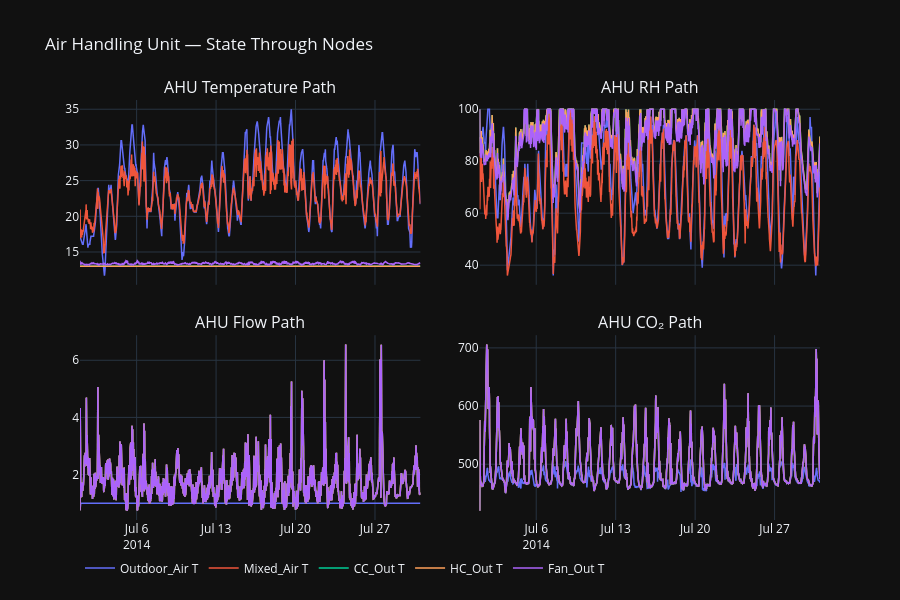

Notebook cell for this chart:
### Markdown cell above
## 4 · Supply Air Conditions (Outdoor → Fan Out)

### Code cell
fig = make_subplots(
    rows=2, cols=2, shared_xaxes=True,
    subplot_titles=['AHU Temperature Path', 'AHU RH Path',
                    'AHU Flow Path', 'AHU CO₂ Path'],
    vertical_spacing=0.12, horizontal_spacing=0.08
)

nodes = ['Outdoor_Air', 'Mixed_Air', 'CC_Out', 'HC_Out', 'Fan_Out']
colors_ahu = ['#636EFA', '#EF553B', '#00CC96', '#FFA15A', '#AB63FA']

for i, node in enumerate(nodes):
    c = colors_ahu[i]
    fig.add_trace(go.Scatter(x=df['Datetime'], y=df[f'{node}_Temp_C'],
        name=f'{node} T', line=dict(color=c, width=1.5), legendgroup=node), row=1, col=1)
    fig.add_trace(go.Scatter(x=df['Datetime'], y=df[f'{node}_RH_pct'],
        name=f'{node} RH', line=dict(color=c, width=1.5), legendgroup=node,
        showlegend=False), row=1, col=2)
    fig.add_trace(go.Scatter(x=df['Datetime'], y=df[f'{node}_Flow_kg_s'],
        name=f'{node} Flow', line=dict(color=c, width=1.5), legendgroup=node,
        showlegend=False), row=2, col=1)
    fig.add_trace(go.Scatter(x=df['Datetime'], y=df[f'{node}_CO2_ppm'],
        name=f'{node} CO₂', line=dict(color=c, width=1.5), legendgroup=node,
        showlegend=False), row=2, col=2)

fig.update_layout(template='plotly_dark', height=600,
    title='Air Handling Unit — State Through Nodes',
    legend=dict(orientation='h', y=-0.08))
fig.show()

### Figure 1 — Plotly figure (JSON) as saved in the notebook; plotly's stock layout.template omitted (floating-point values rounded to 4 significant figures; data arrays with more than 128 entries replaced by an {"elided": "..."} marker saying what was removed)
{"data": [{"legendgroup": "Outdoor_Air", "line": {"color": "#636EFA", "width": 1.5}, "name": "Outdoor_Air T", "type": "scatter", "x": {"elided": "2880 str values"}, "xaxis": "x", "y": {"elided": "2880 float values"}, "yaxis": "y"}, {"legendgroup": "Outdoor_Air", "line": {"color": "#636EFA", "width": 1.5}, "name": "Outdoor_Air RH", "showlegend": false, "type": "scatter", "x": {"elided": "2880 str values"}, "xaxis": "x2", "y": {"elided": "2880 float values"}, "yaxis": "y2"}, {"legendgroup": "Outdoor_Air", "line": {"color": "#636EFA", "width": 1.5}, "name": "Outdoor_Air Flow", "showlegend": false, "type": "scatter", "x": {"elided": "2880 str values"}, "xaxis": "x3", "y": {"elided": "2880 float values"}, "yaxis": "y3"}, {"legendgroup": "Outdoor_Air", "line": {"color": "#636EFA", "width": 1.5}, "name": "Outdoor_Air CO₂", "showlegend": false, "type": "scatter", "x": {"elided": "2880 str values"}, "xaxis": "x4", "y": {"elided": "2880 float values"}, "yaxis": "y4"}, {"legendgroup": "Mixed_Air", "line": {"color": "#EF553B", "width": 1.5}, "name": "Mixed_Air T", "type": "scatter", "x": {"elided": "2880 str values"}, "xaxis": "x", "y": {"elided": "2880 float values"}, "yaxis": "y"}, {"legendgroup": "Mixed_Air", "line": {"color": "#EF553B", "width": 1.5}, "name": "Mixed_Air RH", "showlegend": false, "type": "scatter", "x": {"elided": "2880 str values"}, "xaxis": "x2", "y": {"elided": "2880 float values"}, "yaxis": "y2"}, {"legendgroup": "Mixed_Air", "line": {"color": "#EF553B", "width": 1.5}, "name": "Mixed_Air Flow", "showlegend": false, "type": "scatter", "x": {"elided": "2880 str values"}, "xaxis": "x3", "y": {"elided": "2880 float values"}, "yaxis": "y3"}, {"legendgroup": "Mixed_Air", "line": {"color": "#EF553B", "width": 1.5}, "name": "Mixed_Air CO₂", "showlegend": false, "type": "scatter", "x": {"elided": "2880 str values"}, "xaxis": "x4", "y": {"elided": "2880 float values"}, "yaxis": "y4"}, {"legendgroup": "CC_Out", "line": {"color": "#00CC96", "width": 1.5}, "name": "CC_Out T", "type": "scatter", "x": {"elided": "2880 str values"}, "xaxis": "x", "y": {"elided": "2880 int values"}, "yaxis": "y"}, {"legendgroup": "CC_Out", "line": {"color": "#00CC96", "width": 1.5}, "name": "CC_Out RH", "showlegend": false, "type": "scatter", "x": {"elided": "2880 str values"}, "xaxis": "x2", "y": {"elided": "2880 float values"}, "yaxis": "y2"}, {"legendgroup": "CC_Out", "line": {"color": "#00CC96", "width": 1.5}, "name": "CC_Out Flow", "showlegend": false, "type": "scatter", "x": {"elided": "2880 str values"}, "xaxis": "x3", "y": {"elided": "2880 float values"}, "yaxis": "y3"}, {"legendgroup": "CC_Out", "line": {"color": "#00CC96", "width": 1.5}, "name": "CC_Out CO₂", "showlegend": false, "type": "scatter", "x": {"elided": "2880 str values"}, "xaxis": "x4", "y": {"elided": "2880 float values"}, "yaxis": "y4"}, {"legendgroup": "HC_Out", "line": {"color": "#FFA15A", "width": 1.5}, "name": "HC_Out T", "type": "scatter", "x": {"elided": "2880 str values"}, "xaxis": "x", "y": {"elided": "2880 int values"}, "yaxis": "y"}, {"legendgroup": "HC_Out", "line": {"color": "#FFA15A", "width": 1.5}, "name": "HC_Out RH", "showlegend": false, "type": "scatter", "x": {"elided": "2880 str values"}, "xaxis": "x2", "y": {"elided": "2880 float values"}, "yaxis": "y2"}, {"legendgroup": "HC_Out", "line": {"color": "#FFA15A", "width": 1.5}, "name": "HC_Out Flow", "showlegend": false, "type": "scatter", "x": {"elided": "2880 str values"}, "xaxis": "x3", "y": {"elided": "2880 float values"}, "yaxis": "y3"}, {"legendgroup": "HC_Out", "line": {"color": "#FFA15A", "width": 1.5}, "name": "HC_Out CO₂", "showlegend": false, "type": "scatter", "x": {"elided": "2880 str values"}, "xaxis": "x4", "y": {"elided": "2880 float values"}, "yaxis": "y4"}, {"legendgroup": "Fan_Out", "line": {"color": "#AB63FA", "width": 1.5}, "name": "Fan_Out T", "type": "scatter", "x": {"elided": "2880 str values"}, "xaxis": "x", "y": {"elided": "2880 float values"}, "yaxis": "y"}, {"legendgroup": "Fan_Out", "line": {"color": "#AB63FA", "width": 1.5}, "name": "Fan_Out RH", "showlegend": false, "type": "scatter", "x": {"elided": "2880 str values"}, "xaxis": "x2", "y": {"elided": "2880 float values"}, "yaxis": "y2"}, {"legendgroup": "Fan_Out", "line": {"color": "#AB63FA", "width": 1.5}, "name": "Fan_Out Flow", "showlegend": false, "type": "scatter", "x": {"elided": "2880 str values"}, "xaxis": "x3", "y": {"elided": "2880 float values"}, "yaxis": "y3"}, {"legendgroup": "Fan_Out", "line": {"color": "#AB63FA", "width": 1.5}, "name": "Fan_Out CO₂", "showlegend": false, "type": "scatter", "x": {"elided": "2880 str values"}, "xaxis": "x4", "y": {"elided": "2880 float values"}, "yaxis": "y4"}], "layout": {"annotations": [{"font": {"size": 16}, "showarrow": false, "text": "AHU Temperature Path", "x": 0.23, "xanchor": "center", "xref": "paper", "y": 1, "yanchor": "bottom", "yref": "paper"}, {"font": {"size": 16}, "showarrow": false, "text": "AHU RH Path", "x": 0.77, "xanchor": "center", "xref": "paper", "y": 1, "yanchor": "bottom", "yref": "paper"}, {"font": {"size": 16}, "showarrow": false, "text": "AHU Flow Path", "x": 0.23, "xanchor": "center", "xref": "paper", "y": 0.44, "yanchor": "bottom", "yref": "paper"}, {"font": {"size": 16}, "showarrow": false, "text": "AHU CO₂ Path", "x": 0.77, "xanchor": "center", "xref": "paper", "y": 0.44, "yanchor": "bottom", "yref": "paper"}], "height": 600, "legend": {"orientation": "h", "y": -0.08}, "title": {"text": "Air Handling Unit — State Through Nodes"}, "xaxis": {"anchor": "y", "domain": [0, 0.46], "matches": "x3", "showticklabels": false}, "xaxis2": {"anchor": "y2", "domain": [0.54, 1], "matches": "x4", "showticklabels": false}, "xaxis3": {"anchor": "y3", "domain": [0, 0.46]}, "xaxis4": {"anchor": "y4", "domain": [0.54, 1]}, "yaxis": {"anchor": "x", "domain": [0.56, 1]}, "yaxis2": {"anchor": "x2", "domain": [0.56, 1]}, "yaxis3": {"anchor": "x3", "domain": [0, 0.44]}, "yaxis4": {"anchor": "x4", "domain": [0, 0.44]}}}
